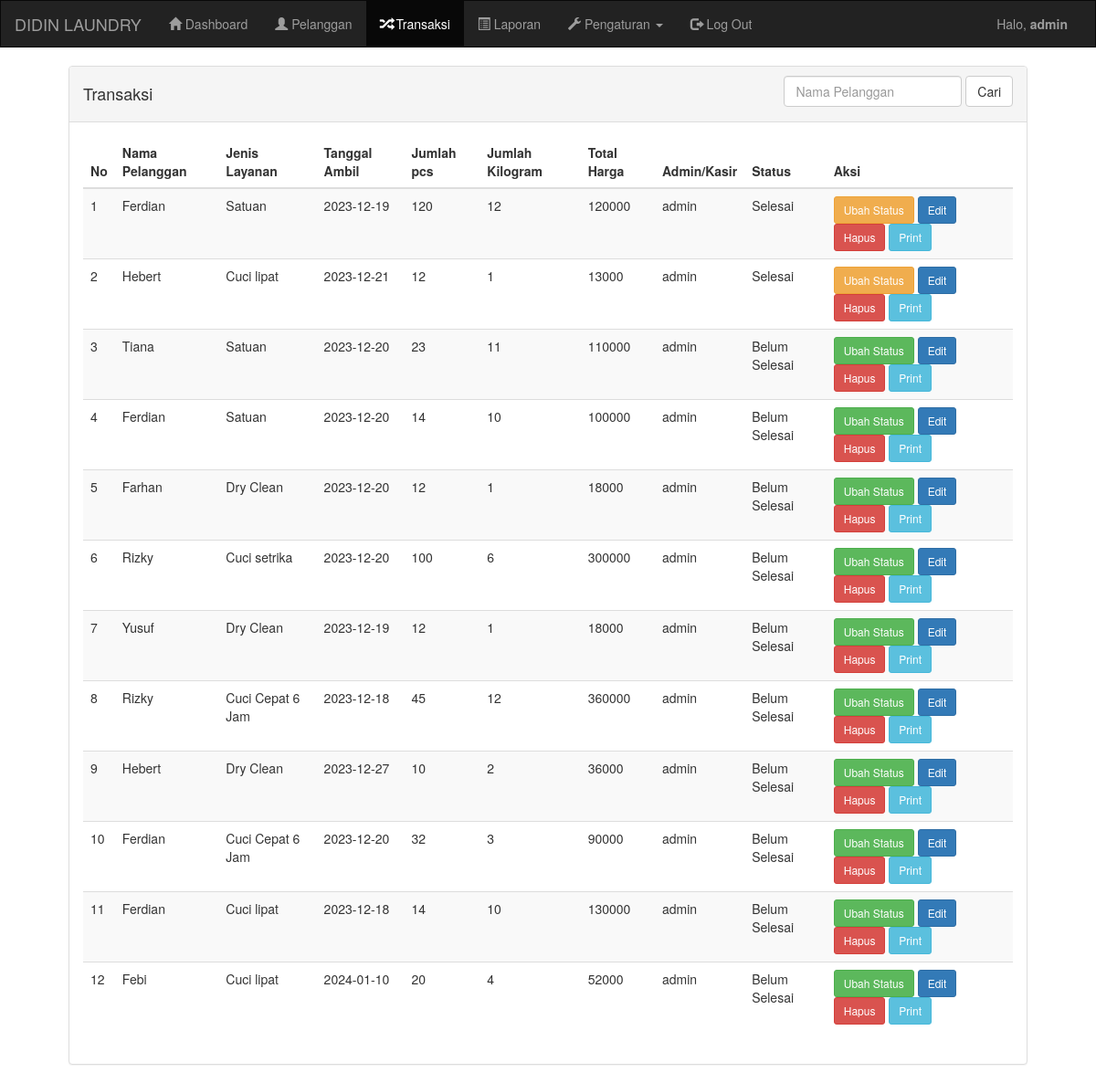
/admin/tr2.php (signed in), run on the app's committed database.
### tables this page shows
CREATE TABLE `transaksi` (
  `id_transaksi` int(11) NOT NULL,
  `id_pelanggan` int(11) DEFAULT NULL,
  `id_layanan` int(11) DEFAULT NULL,
  `tanggal_ambil` date DEFAULT NULL,
  `jumlah_pcs` text DEFAULT NULL,
  `harga` int(11) DEFAULT NULL,
  `status` enum('Belum Selesai','Selesai') DEFAULT 'Belum Selesai',
  `jumlah_kilogram` decimal(12,0) DEFAULT NULL,
  `total_harga` decimal(12,0) DEFAULT NULL
);

CREATE TABLE `pelanggan` (
  `id_pelanggan` int(11) NOT NULL,
  `nama_pelanggan` varchar(100) NOT NULL,
  `alamat_pelanggan` text DEFAULT NULL,
  `telepon_pelanggan` varchar(15) DEFAULT NULL
);

CREATE TABLE `harga_layanan` (
  `id_layanan` int(11) NOT NULL,
  `nama_layanan` varchar(255) NOT NULL,
  `harga` decimal(12,0) NOT NULL
);

### admin/tr2.php (the view, shortened to what this page needs)
<!DOCTYPE html>
<html lang="en">
<head>
    <link rel="stylesheet" href="https://maxcdn.bootstrapcdn.com/bootstrap/3.3.7/css/bootstrap.min.css">
</head>
<body>
    <?php
    include '../koneksi.php';
    $search = isset($_GET['search']) ? $_GET['search'] : '';
    $query_transaksi = "SELECT * FROM transaksi
                        WHERE id_pelanggan IN (SELECT id_pelanggan FROM pelanggan WHERE nama_pelanggan LIKE '%$search%')
                        OR jumlah_pcs LIKE '%$search%'";
    $result_transaksi = mysqli_query($koneksi, $query_transaksi);
    ?>
    <nav class="navbar navbar-inverse" style="border-radius: 0px">
        <div class="container-fluid">
            <div class="navbar-header">
                <a class="navbar-brand" href="index.php">DIDIN LAUNDRY</a>
            </div>
            <div class="collapse navbar-collapse" id="bs-example-navbar-collapse-1">
                <ul class="nav navbar-nav">
                    <li><a href="index.php"><i class="glyphicon glyphicon-home"></i> Dashboard</a></li>
                    <li><a href="pelanggan.php"><i class="glyphicon glyphicon-user"></i> Pelanggan</a></li>
                    <li class="active"><a href="transaksi.php"><i class="glyphicon glyphicon-random"></i> Transaksi</a></li>
                    <li><a href="laporan.php"><i class="glyphicon glyphicon-list-alt"></i> Laporan</a></li>
                    <li class="dropdown">
                        <a href="#" class="dropdown-toggle" data-toggle="dropdown" role="button" aria-haspopup="true" aria-expanded="false">
                            <i class="glyphicon glyphicon-wrench"></i> Pengaturan <span class="caret"></span>
                        </a>
                    </li>
                    <li><a href="logout.php"><i class="glyphicon glyphicon-log-out"></i> Log Out</a></li>
                </ul>
                <ul class="nav navbar-nav navbar-right">
                    <li>
                        <p class="navbar-text">Halo, <b><?php echo $_SESSION['username']; ?></b></p>
                    </li>
                </ul>
            </div>
        </div>
    </nav>
    <div class="container">
        <div class="panel panel-default">
            <div class="panel-heading">
                <div class="row">
                    <div class="col-sm-6">
                        <h4>Transaksi</h4>
                    </div>
                    <div class="col-sm-6">
                        <form class="form-inline pull-right" action="" method="get">
                            <div class="form-group">
                                <input type="text" class="form-control" id="search" name="search" placeholder="Nama Pelanggan">
                            </div>
                            <button type="submit" class="btn btn-default">Cari</button>
                        </form>
                    </div>
                </div>
            </div>
            <div class="panel-body">
                <div class="table-responsive">
                    <table class="table table-striped">
                        <thead>
                            <tr>
                                <th>No</th>
                                <th>Nama Pelanggan</th>
                                <th>Jenis Layanan</th>
                                <th>Tanggal Ambil</th>
                                <th>Jumlah pcs</th>
                                <th>Jumlah Kilogram</th>
                                <th>Total Harga</th>
                                <th>Admin/Kasir</th>
                                <th>Status</th>
                                <th>Aksi</th>
                            </tr>
                        </thead>
                        <tbody>
                            <?php
                            $no = 1;
                            while ($data_transaksi = mysqli_fetch_assoc($result_transaksi)) : ?>
                                <tr>
                                    <td><?php echo $no++; ?></td>
                                    <td>
                                        <?php
                                        $id_pelanggan = $data_transaksi['id_pelanggan'];
                                        $query_nama_pelanggan = "SELECT nama_pelanggan FROM pelanggan WHERE id_pelanggan = $id_pelanggan";
                                        $result_nama_pelanggan = mysqli_query($koneksi, $query_nama_pelanggan);
                                        $data_nama_pelanggan = mysqli_fetch_assoc($result_nama_pelanggan);
                                        echo isset($data_nama_pelanggan['nama_pelanggan']) ? $data_nama_pelanggan['nama_pelanggan'] : '';
                                        ?>
                                    </td>
                                    <td>
                                        <?php
                                        $id_layanan = $data_transaksi['id_layanan'];
                                        $query_nama_layanan = "SELECT nama_layanan FROM harga_layanan WHERE id_layanan = $id_layanan";
                                        $result_nama_layanan = mysqli_query($koneksi, $query_nama_layanan);
                                        $data_nama_layanan = mysqli_fetch_assoc($result_nama_layanan);
                                        echo isset($data_nama_layanan['nama_layanan']) ? $data_nama_layanan['nama_layanan'] : '';
                                        ?>
                                    </td>
                                    <td><?php echo $data_transaksi['tanggal_ambil']; ?></td>
                                    <td><?php echo $data_transaksi['jumlah_pcs']; ?></td>
                                    <td><?php echo $data_transaksi['jumlah_kilogram']; ?></td>
                                    <td><?php echo $data_transaksi['total_harga']; ?></td>
                                    <td><?php echo $_SESSION['username']; ?></td>
                                    <td><?php echo $data_transaksi['status']; ?></td>
                                    <td>
                                        <?php if ($data_transaksi['status'] == 'Belum Selesai') : ?>
                                            <a href="?ubah_status=<?php echo $data_transaksi['id_transaksi']; ?>&status=<?php echo $data_transaksi['status']; ?>" class="btn btn-success btn-sm">Ubah Status</a>
                                        <?php elseif ($data_transaksi['status'] == 'Selesai') : ?>
                                            <a href="?ubah_status=<?php echo $data_transaksi['id_transaksi']; ?>&status=<?php echo $data_transaksi['status']; ?>" class="btn btn-warning btn-sm">Ubah Status</a>
                                        <?php endif; ?>
                                        <a href="edit_transaksi.php?id=<?php echo $data_transaksi['id_transaksi']; ?>" class="btn btn-primary btn-sm">Edit</a>
                                        <a href="?hapus_transaksi=<?php echo $data_transaksi['id_transaksi']; ?>" class="btn btn-danger btn-sm" onclick="return confirm('Anda yakin ingin menghapus transaksi ini?')">Hapus</a>
                                        <a href="#" class="btn btn-info btn-sm" onclick="printTransaksi('<?php echo $data_transaksi['id_transaksi']; ?>')">Print</a>
                                    </td>
                                </tr>
                            <?php endwhile; ?>
                        </tbody>
                    </table>
                </div>
            </div>
        </div>
    </div>
</body>
</html>

### admin/tr2.php (style rules this page uses)
@media (min-width: 768px) { .container { width: 90%; } }

### data on the page
transaksi: id_pelanggan.nama_pelanggan "Ferdian", id_layanan.nama_layanan "Satuan", tanggal_ambil "2023-12-19", jumlah_pcs "120", jumlah_kilogram "12", total_harga "120000", status "Selesai"
transaksi: id_pelanggan.nama_pelanggan "Hebert", id_layanan.nama_layanan "Cuci lipat", tanggal_ambil "2023-12-21", jumlah_pcs "12", jumlah_kilogram "1", total_harga "13000", status "Selesai"
transaksi: id_pelanggan.nama_pelanggan "Tiana", id_layanan.nama_layanan "Satuan", tanggal_ambil "2023-12-20", jumlah_pcs "23", jumlah_kilogram "11", total_harga "110000", status "Belum Selesai"
transaksi: id_pelanggan.nama_pelanggan "Ferdian", id_layanan.nama_layanan "Satuan", tanggal_ambil "2023-12-20", jumlah_pcs "14", jumlah_kilogram "10", total_harga "100000", status "Belum Selesai"
transaksi: id_pelanggan.nama_pelanggan "Farhan", id_layanan.nama_layanan "Dry Clean", tanggal_ambil "2023-12-20", jumlah_pcs "12", jumlah_kilogram "1", total_harga "18000", status "Belum Selesai"
transaksi: id_pelanggan.nama_pelanggan "Rizky", id_layanan.nama_layanan "Cuci setrika", tanggal_ambil "2023-12-20", jumlah_pcs "100", jumlah_kilogram "6", total_harga "300000", status "Belum Selesai"
transaksi: id_pelanggan.nama_pelanggan "Yusuf", id_layanan.nama_layanan "Dry Clean", tanggal_ambil "2023-12-19", jumlah_pcs "12", jumlah_kilogram "1", total_harga "18000", status "Belum Selesai"
transaksi: id_pelanggan.nama_pelanggan "Rizky", id_layanan.nama_layanan "Cuci Cepat 6 Jam", tanggal_ambil "2023-12-18", jumlah_pcs "45", jumlah_kilogram "12", total_harga "360000", status "Belum Selesai"
transaksi: id_pelanggan.nama_pelanggan "Hebert", id_layanan.nama_layanan "Dry Clean", tanggal_ambil "2023-12-27", jumlah_pcs "10", jumlah_kilogram "2", total_harga "36000", status "Belum Selesai"
transaksi: id_pelanggan.nama_pelanggan "Ferdian", id_layanan.nama_layanan "Cuci Cepat 6 Jam", tanggal_ambil "2023-12-20", jumlah_pcs "32", jumlah_kilogram "3", total_harga "90000", status "Belum Selesai"
transaksi: id_pelanggan.nama_pelanggan "Ferdian", id_layanan.nama_layanan "Cuci lipat", tanggal_ambil "2023-12-18", jumlah_pcs "14", jumlah_kilogram "10", total_harga "130000", status "Belum Selesai"
transaksi: id_pelanggan.nama_pelanggan "Febi", id_layanan.nama_layanan "Cuci lipat", tanggal_ambil "2024-01-10", jumlah_pcs "20", jumlah_kilogram "4", total_harga "52000", status "Belum Selesai"

### other printed values
$_SESSION['username'] "admin"
